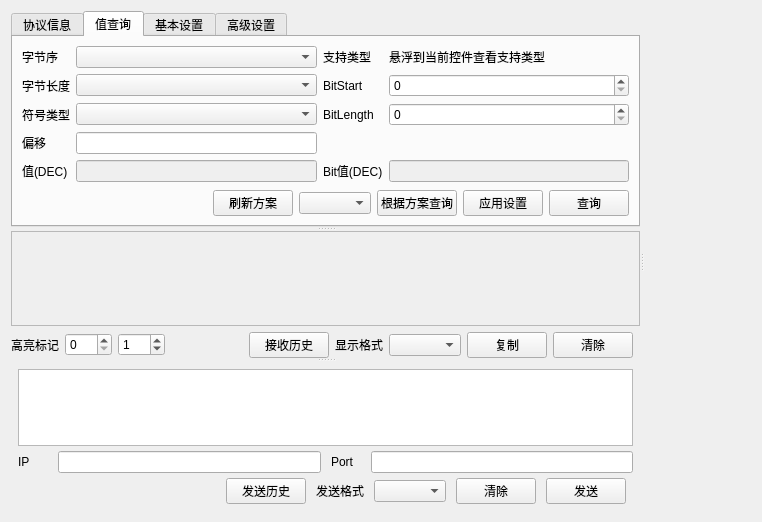
<?xml version="1.0" encoding="UTF-8"?>
<ui version="4.0">
 <class>DebugerWidget</class>
 <widget class="QWidget" name="DebugerWidget">
  <property name="geometry">
   <rect>
    <x>0</x>
    <y>0</y>
    <width>762</width>
    <height>520</height>
   </rect>
  </property>
  <property name="windowTitle">
   <string>Form</string>
  </property>
  <layout class="QGridLayout" name="gridLayout">
   <item row="0" column="0">
    <widget class="QSplitter" name="splitter">
     <property name="orientation">
      <enum>Qt::Horizontal</enum>
     </property>
     <widget class="QSplitter" name="splitterV">
      <property name="sizePolicy">
       <sizepolicy hsizetype="Preferred" vsizetype="Expanding">
        <horstretch>0</horstretch>
        <verstretch>0</verstretch>
       </sizepolicy>
      </property>
      <property name="minimumSize">
       <size>
        <width>240</width>
        <height>500</height>
       </size>
      </property>
      <property name="baseSize">
       <size>
        <width>0</width>
        <height>0</height>
       </size>
      </property>
      <property name="orientation">
       <enum>Qt::Vertical</enum>
      </property>
      <property name="childrenCollapsible">
       <bool>false</bool>
      </property>
      <widget class="QWidget" name="infoPage" native="true">
       <property name="styleSheet">
        <string notr="true"/>
       </property>
       <layout class="QGridLayout" name="gridLayout_2">
        <item row="0" column="0">
         <widget class="QTabWidget" name="tabWidget">
          <property name="currentIndex">
           <number>1</number>
          </property>
          <widget class="QWidget" name="tab">
           <attribute name="title">
            <string>协议信息</string>
           </attribute>
           <layout class="QGridLayout" name="gridLayout_10">
            <item row="0" column="0">
             <layout class="QGridLayout" name="gridLayout_9">
              <item row="0" column="0">
               <widget class="QLabel" name="infoSrcIP1">
                <property name="text">
                 <string>源IP</string>
                </property>
               </widget>
              </item>
              <item row="0" column="1">
               <widget class="QLineEdit" name="infoSrcIP2">
                <property name="enabled">
                 <bool>false</bool>
                </property>
                <property name="toolTip">
                 <string>UdpClient 无效</string>
                </property>
               </widget>
              </item>
              <item row="0" column="2">
               <widget class="QLabel" name="infoDestIP1">
                <property name="text">
                 <string>目的IP</string>
                </property>
               </widget>
              </item>
              <item row="0" column="3">
               <widget class="QLineEdit" name="infoDestIP2">
                <property name="enabled">
                 <bool>false</bool>
                </property>
                <property name="toolTip">
                 <string>UdpClient 无效</string>
                </property>
               </widget>
              </item>
              <item row="1" column="0">
               <widget class="QLabel" name="infoSrcPort1">
                <property name="text">
                 <string>源Port</string>
                </property>
               </widget>
              </item>
              <item row="1" column="1">
               <widget class="QLineEdit" name="infoSrcPort2">
                <property name="enabled">
                 <bool>false</bool>
                </property>
                <property name="toolTip">
                 <string>UdpClient 无效</string>
                </property>
               </widget>
              </item>
              <item row="1" column="2">
               <widget class="QLabel" name="infoDestPort1">
                <property name="text">
                 <string>目的Port</string>
                </property>
               </widget>
              </item>
              <item row="1" column="3">
               <widget class="QLineEdit" name="infoDestPort2">
                <property name="enabled">
                 <bool>false</bool>
                </property>
                <property name="toolTip">
                 <string>UdpClient 无效</string>
                </property>
               </widget>
              </item>
             </layout>
            </item>
            <item row="1" column="0">
             <layout class="QHBoxLayout" name="horizontalLayout">
              <item>
               <widget class="QLabel" name="infoProto1">
                <property name="text">
                 <string>协议</string>
                </property>
               </widget>
              </item>
              <item>
               <widget class="QComboBox" name="infoProto2">
                <property name="enabled">
                 <bool>false</bool>
                </property>
                <property name="sizePolicy">
                 <sizepolicy hsizetype="Expanding" vsizetype="Fixed">
                  <horstretch>0</horstretch>
                  <verstretch>0</verstretch>
                 </sizepolicy>
                </property>
               </widget>
              </item>
             </layout>
            </item>
            <item row="2" column="0">
             <spacer name="verticalSpacer_2">
              <property name="orientation">
               <enum>Qt::Vertical</enum>
              </property>
              <property name="sizeHint" stdset="0">
               <size>
                <width>20</width>
                <height>40</height>
               </size>
              </property>
             </spacer>
            </item>
            <item row="3" column="0">
             <layout class="QHBoxLayout" name="horizontalLayout_7">
              <item>
               <spacer name="horizontalSpacer_5">
                <property name="orientation">
                 <enum>Qt::Horizontal</enum>
                </property>
                <property name="sizeHint" stdset="0">
                 <size>
                  <width>40</width>
                  <height>20</height>
                 </size>
                </property>
               </spacer>
              </item>
              <item>
               <widget class="QPushButton" name="startBtn">
                <property name="text">
                 <string>开始</string>
                </property>
               </widget>
              </item>
              <item>
               <widget class="QPushButton" name="stopBtn">
                <property name="text">
                 <string>停止</string>
                </property>
               </widget>
              </item>
             </layout>
            </item>
           </layout>
          </widget>
          <widget class="QWidget" name="tab_5">
           <attribute name="title">
            <string>值查询</string>
           </attribute>
           <layout class="QGridLayout" name="gridLayout_8">
            <item row="1" column="0">
             <spacer name="verticalSpacer_3">
              <property name="orientation">
               <enum>Qt::Vertical</enum>
              </property>
              <property name="sizeHint" stdset="0">
               <size>
                <width>20</width>
                <height>40</height>
               </size>
              </property>
             </spacer>
            </item>
            <item row="0" column="0">
             <layout class="QGridLayout" name="gridLayout_14">
              <item row="0" column="0">
               <widget class="QLabel" name="endianLab">
                <property name="text">
                 <string>字节序</string>
                </property>
               </widget>
              </item>
              <item row="0" column="3">
               <widget class="QLabel" name="label_33">
                <property name="toolTip">
                 <string>&lt;html&gt;&lt;head/&gt;&lt;body&gt;&lt;p&gt;int8，int16，int32 有符号或无符号&lt;/p&gt;&lt;p&gt;注意:不支持faloat32\double64查询&lt;/p&gt;&lt;/body&gt;&lt;/html&gt;</string>
                </property>
                <property name="text">
                 <string>悬浮到当前控件查看支持类型</string>
                </property>
               </widget>
              </item>
              <item row="2" column="1">
               <widget class="QComboBox" name="bitType"/>
              </item>
              <item row="5" column="2">
               <widget class="QLabel" name="bitValueLab">
                <property name="text">
                 <string>Bit值(DEC)</string>
                </property>
               </widget>
              </item>
              <item row="5" column="0">
               <widget class="QLabel" name="valueLab">
                <property name="text">
                 <string>值(DEC)</string>
                </property>
               </widget>
              </item>
              <item row="5" column="3">
               <widget class="QLineEdit" name="bitValue">
                <property name="enabled">
                 <bool>false</bool>
                </property>
                <property name="toolTip">
                 <string>根据上述设置每次收到消息自动查询一次</string>
                </property>
               </widget>
              </item>
              <item row="0" column="1">
               <widget class="QComboBox" name="endian"/>
              </item>
              <item row="5" column="1">
               <widget class="QLineEdit" name="value">
                <property name="enabled">
                 <bool>false</bool>
                </property>
                <property name="toolTip">
                 <string>根据上述设置每次收到消息自动查询一次</string>
                </property>
               </widget>
              </item>
              <item row="2" column="0">
               <widget class="QLabel" name="bitTypeLab">
                <property name="text">
                 <string>字节长度</string>
                </property>
               </widget>
              </item>
              <item row="3" column="0">
               <widget class="QLabel" name="signedTypeLab">
                <property name="text">
                 <string>符号类型</string>
                </property>
               </widget>
              </item>
              <item row="3" column="2">
               <widget class="QLabel" name="bitLengthLab">
                <property name="text">
                 <string>BitLength</string>
                </property>
               </widget>
              </item>
              <item row="0" column="2">
               <widget class="QLabel" name="label_32">
                <property name="text">
                 <string>支持类型</string>
                </property>
               </widget>
              </item>
              <item row="3" column="1">
               <widget class="QComboBox" name="signedType"/>
              </item>
              <item row="4" column="1">
               <widget class="QLineEdit" name="valOffset">
                <property name="toolTip">
                 <string>需要查询的值开始偏移位置(1开始)</string>
                </property>
               </widget>
              </item>
              <item row="4" column="0">
               <widget class="QLabel" name="valOffsetLab">
                <property name="text">
                 <string>偏移</string>
                </property>
               </widget>
              </item>
              <item row="3" column="3">
               <widget class="QSpinBox" name="bitLength">
                <property name="toolTip">
                 <string>&lt;html&gt;&lt;head/&gt;&lt;body&gt;&lt;p&gt;BitCount位个数；如start为0;count为3,范围就为[0,2]&lt;/p&gt;&lt;/body&gt;&lt;/html&gt;</string>
                </property>
               </widget>
              </item>
              <item row="2" column="3">
               <widget class="QSpinBox" name="bitStart">
                <property name="toolTip">
                 <string>&lt;html&gt;&lt;head/&gt;&lt;body&gt;&lt;p&gt;bit位的起始索引0开始&lt;/p&gt;&lt;/body&gt;&lt;/html&gt;</string>
                </property>
               </widget>
              </item>
              <item row="2" column="2">
               <widget class="QLabel" name="bitStartLab">
                <property name="text">
                 <string>BitStart</string>
                </property>
               </widget>
              </item>
             </layout>
            </item>
            <item row="2" column="0">
             <layout class="QHBoxLayout" name="horizontalLayout_9">
              <item>
               <spacer name="horizontalSpacer_8">
                <property name="orientation">
                 <enum>Qt::Horizontal</enum>
                </property>
                <property name="sizeHint" stdset="0">
                 <size>
                  <width>40</width>
                  <height>20</height>
                 </size>
                </property>
               </spacer>
              </item>
              <item>
               <widget class="QPushButton" name="updatePlan">
                <property name="text">
                 <string>刷新方案</string>
                </property>
               </widget>
              </item>
              <item>
               <widget class="QComboBox" name="planCom"/>
              </item>
              <item>
               <widget class="QPushButton" name="queryByPlan">
                <property name="text">
                 <string>根据方案查询</string>
                </property>
               </widget>
              </item>
              <item>
               <widget class="QPushButton" name="setValSetting">
                <property name="text">
                 <string>应用设置</string>
                </property>
               </widget>
              </item>
              <item>
               <widget class="QPushButton" name="query">
                <property name="text">
                 <string>查询</string>
                </property>
               </widget>
              </item>
             </layout>
            </item>
           </layout>
          </widget>
          <widget class="QWidget" name="tab_2">
           <attribute name="title">
            <string>基本设置</string>
           </attribute>
           <layout class="QGridLayout" name="gridLayout_3">
            <item row="0" column="0">
             <layout class="QFormLayout" name="formLayout">
              <item row="0" column="0">
               <widget class="QLabel" name="acquisitionModeLab">
                <property name="text">
                 <string>采集模式</string>
                </property>
               </widget>
              </item>
              <item row="0" column="1">
               <widget class="QComboBox" name="acquisitionMode">
                <property name="enabled">
                 <bool>true</bool>
                </property>
                <property name="sizePolicy">
                 <sizepolicy hsizetype="Expanding" vsizetype="Fixed">
                  <horstretch>0</horstretch>
                  <verstretch>0</verstretch>
                 </sizepolicy>
                </property>
               </widget>
              </item>
             </layout>
            </item>
           </layout>
          </widget>
          <widget class="QWidget" name="tab_3">
           <attribute name="title">
            <string>高级设置</string>
           </attribute>
           <layout class="QGridLayout" name="gridLayout_6">
            <item row="0" column="0">
             <layout class="QGridLayout" name="gridLayout_5">
              <item row="4" column="3">
               <widget class="QLineEdit" name="advValueOffset">
                <property name="toolTip">
                 <string>需要查询的值开始偏移位置(1开始)</string>
                </property>
               </widget>
              </item>
              <item row="0" column="1">
               <widget class="QComboBox" name="readMode">
                <property name="enabled">
                 <bool>true</bool>
                </property>
                <property name="sizePolicy">
                 <sizepolicy hsizetype="Expanding" vsizetype="Fixed">
                  <horstretch>0</horstretch>
                  <verstretch>0</verstretch>
                 </sizepolicy>
                </property>
               </widget>
              </item>
              <item row="4" column="2">
               <widget class="QLabel" name="advValueOffsetValue">
                <property name="text">
                 <string>偏移</string>
                </property>
               </widget>
              </item>
              <item row="2" column="3">
               <widget class="QComboBox" name="advSignedType"/>
              </item>
              <item row="0" column="2">
               <widget class="QLabel" name="label_20">
                <property name="text">
                 <string>字节序</string>
                </property>
               </widget>
              </item>
              <item row="0" column="3">
               <widget class="QComboBox" name="advEndian"/>
              </item>
              <item row="1" column="2">
               <widget class="QLabel" name="advBitTypeLab">
                <property name="text">
                 <string>字节数</string>
                </property>
               </widget>
              </item>
              <item row="0" column="0">
               <widget class="QLabel" name="readModeLab">
                <property name="text">
                 <string>读取模式</string>
                </property>
               </widget>
              </item>
              <item row="2" column="2">
               <widget class="QLabel" name="advSignedTypeLab">
                <property name="text">
                 <string>符号类型</string>
                </property>
               </widget>
              </item>
              <item row="1" column="3">
               <widget class="QComboBox" name="advBitType"/>
              </item>
              <item row="1" column="1">
               <widget class="QLineEdit" name="fixedSize">
                <property name="toolTip">
                 <string>需要查询的值开始偏移位置(1开始)</string>
                </property>
               </widget>
              </item>
              <item row="1" column="0">
               <widget class="QLabel" name="fixedSizeLab">
                <property name="text">
                 <string>固定大小</string>
                </property>
               </widget>
              </item>
             </layout>
            </item>
            <item row="1" column="0">
             <spacer name="verticalSpacer_4">
              <property name="orientation">
               <enum>Qt::Vertical</enum>
              </property>
              <property name="sizeHint" stdset="0">
               <size>
                <width>20</width>
                <height>25</height>
               </size>
              </property>
             </spacer>
            </item>
            <item row="2" column="0">
             <layout class="QHBoxLayout" name="horizontalLayout_8">
              <item>
               <spacer name="horizontalSpacer_6">
                <property name="orientation">
                 <enum>Qt::Horizontal</enum>
                </property>
                <property name="sizeHint" stdset="0">
                 <size>
                  <width>40</width>
                  <height>20</height>
                 </size>
                </property>
               </spacer>
              </item>
              <item>
               <widget class="QPushButton" name="updateAdvSet">
                <property name="text">
                 <string>应用设置</string>
                </property>
               </widget>
              </item>
             </layout>
            </item>
           </layout>
          </widget>
         </widget>
        </item>
       </layout>
      </widget>
      <widget class="QWidget" name="outputPage" native="true">
       <property name="sizePolicy">
        <sizepolicy hsizetype="Preferred" vsizetype="Preferred">
         <horstretch>0</horstretch>
         <verstretch>0</verstretch>
        </sizepolicy>
       </property>
       <property name="baseSize">
        <size>
         <width>0</width>
         <height>0</height>
        </size>
       </property>
       <property name="styleSheet">
        <string notr="true"/>
       </property>
       <layout class="QGridLayout" name="gridLayout_4">
        <item row="0" column="0">
         <widget class="QTextEdit" name="outputInfo">
          <property name="enabled">
           <bool>false</bool>
          </property>
          <property name="toolTip">
           <string>消息接收框</string>
          </property>
         </widget>
        </item>
        <item row="1" column="0">
         <layout class="QHBoxLayout" name="horizontalLayout_2">
          <property name="rightMargin">
           <number>7</number>
          </property>
          <item>
           <widget class="QLabel" name="highlightLab">
            <property name="minimumSize">
             <size>
              <width>30</width>
              <height>0</height>
             </size>
            </property>
            <property name="text">
             <string>高亮标记</string>
            </property>
           </widget>
          </item>
          <item>
           <widget class="QSpinBox" name="highlightStart">
            <property name="toolTip">
             <string>开始位置,起始计数0</string>
            </property>
            <property name="maximum">
             <number>300</number>
            </property>
           </widget>
          </item>
          <item>
           <widget class="QSpinBox" name="highlightLength">
            <property name="toolTip">
             <string>高亮个数</string>
            </property>
            <property name="maximum">
             <number>300</number>
            </property>
            <property name="value">
             <number>1</number>
            </property>
           </widget>
          </item>
          <item>
           <spacer name="horizontalSpacer_2">
            <property name="orientation">
             <enum>Qt::Horizontal</enum>
            </property>
            <property name="sizeHint" stdset="0">
             <size>
              <width>40</width>
              <height>20</height>
             </size>
            </property>
           </spacer>
          </item>
          <item>
           <widget class="QPushButton" name="historyRecv">
            <property name="text">
             <string>接收历史</string>
            </property>
           </widget>
          </item>
          <item>
           <layout class="QHBoxLayout" name="horizontalLayout_10">
            <item>
             <widget class="QLabel" name="outputFormatLab">
              <property name="text">
               <string>显示格式</string>
              </property>
             </widget>
            </item>
            <item>
             <widget class="QComboBox" name="outputFormat">
              <property name="sizePolicy">
               <sizepolicy hsizetype="Expanding" vsizetype="Fixed">
                <horstretch>0</horstretch>
                <verstretch>0</verstretch>
               </sizepolicy>
              </property>
              <property name="toolTip">
               <string>&lt;html&gt;&lt;head/&gt;&lt;body&gt;&lt;p&gt;ByteArray:直接发送&lt;/p&gt;&lt;p&gt;FromHex:发送前,将输入转换到ByteArray,如输入(65)转换后为(A)&lt;/p&gt;&lt;p&gt;ToHex:与FromHex相反&lt;/p&gt;&lt;/body&gt;&lt;/html&gt;</string>
              </property>
             </widget>
            </item>
           </layout>
          </item>
          <item>
           <widget class="QPushButton" name="copyBtn">
            <property name="text">
             <string>复制</string>
            </property>
           </widget>
          </item>
          <item>
           <widget class="QPushButton" name="clearOutputBtn">
            <property name="text">
             <string>清除</string>
            </property>
           </widget>
          </item>
         </layout>
        </item>
       </layout>
      </widget>
      <widget class="QWidget" name="inputPage" native="true">
       <property name="styleSheet">
        <string notr="true"/>
       </property>
       <layout class="QGridLayout" name="gridLayout_7">
        <property name="leftMargin">
         <number>7</number>
        </property>
        <property name="topMargin">
         <number>7</number>
        </property>
        <property name="rightMargin">
         <number>7</number>
        </property>
        <property name="bottomMargin">
         <number>7</number>
        </property>
        <property name="spacing">
         <number>5</number>
        </property>
        <item row="1" column="0">
         <layout class="QHBoxLayout" name="horizontalLayoutAddr">
          <property name="spacing">
           <number>10</number>
          </property>
          <item>
           <widget class="QLabel" name="labelIP">
            <property name="minimumSize">
             <size>
              <width>30</width>
              <height>0</height>
             </size>
            </property>
            <property name="text">
             <string>IP</string>
            </property>
           </widget>
          </item>
          <item>
           <widget class="QLineEdit" name="sendIP">
            <property name="minimumSize">
             <size>
              <width>80</width>
              <height>0</height>
             </size>
            </property>
           </widget>
          </item>
          <item>
           <widget class="QLabel" name="labelPort">
            <property name="minimumSize">
             <size>
              <width>30</width>
              <height>0</height>
             </size>
            </property>
            <property name="text">
             <string>Port</string>
            </property>
           </widget>
          </item>
          <item>
           <widget class="QLineEdit" name="sendPort">
            <property name="minimumSize">
             <size>
              <width>80</width>
              <height>0</height>
             </size>
            </property>
           </widget>
          </item>
         </layout>
        </item>
        <item row="2" column="0">
         <layout class="QHBoxLayout" name="horizontalLayout_4">
          <property name="spacing">
           <number>10</number>
          </property>
          <property name="rightMargin">
           <number>7</number>
          </property>
          <item>
           <spacer name="horizontalSpacer_4">
            <property name="orientation">
             <enum>Qt::Horizontal</enum>
            </property>
            <property name="sizeHint" stdset="0">
             <size>
              <width>40</width>
              <height>20</height>
             </size>
            </property>
           </spacer>
          </item>
          <item>
           <layout class="QHBoxLayout" name="horizontalLayout_6">
            <item>
             <widget class="QPushButton" name="historySend">
              <property name="text">
               <string>发送历史</string>
              </property>
             </widget>
            </item>
            <item>
             <widget class="QLabel" name="inputFormatLab">
              <property name="text">
               <string>发送格式</string>
              </property>
             </widget>
            </item>
            <item>
             <widget class="QComboBox" name="inputFormat">
              <property name="sizePolicy">
               <sizepolicy hsizetype="Expanding" vsizetype="Fixed">
                <horstretch>0</horstretch>
                <verstretch>0</verstretch>
               </sizepolicy>
              </property>
              <property name="toolTip">
               <string>&lt;html&gt;&lt;head/&gt;&lt;body&gt;&lt;p&gt;ByteArray:直接发送&lt;/p&gt;&lt;p&gt;FromHex:发送前,将输入转换到ByteArray,如输入(65)转换后为(A)&lt;/p&gt;&lt;p&gt;ToHex:与FromHex相反&lt;/p&gt;&lt;/body&gt;&lt;/html&gt;</string>
              </property>
             </widget>
            </item>
           </layout>
          </item>
          <item>
           <widget class="QPushButton" name="clearInputBtn">
            <property name="text">
             <string>清除</string>
            </property>
           </widget>
          </item>
          <item>
           <widget class="QPushButton" name="sendBtn">
            <property name="text">
             <string>发送</string>
            </property>
           </widget>
          </item>
         </layout>
        </item>
        <item row="0" column="0">
         <widget class="QTextEdit" name="inputInfo">
          <property name="toolTip">
           <string>消息输入</string>
          </property>
         </widget>
        </item>
       </layout>
      </widget>
     </widget>
     <widget class="RecordWidget" name="records" native="true"/>
    </widget>
   </item>
  </layout>
 </widget>
 <customwidgets>
  <customwidget>
   <class>RecordWidget</class>
   <extends>QWidget</extends>
   <header>recordwidget.h</header>
   <container>1</container>
  </customwidget>
 </customwidgets>
 <resources/>
 <connections/>
</ui>
